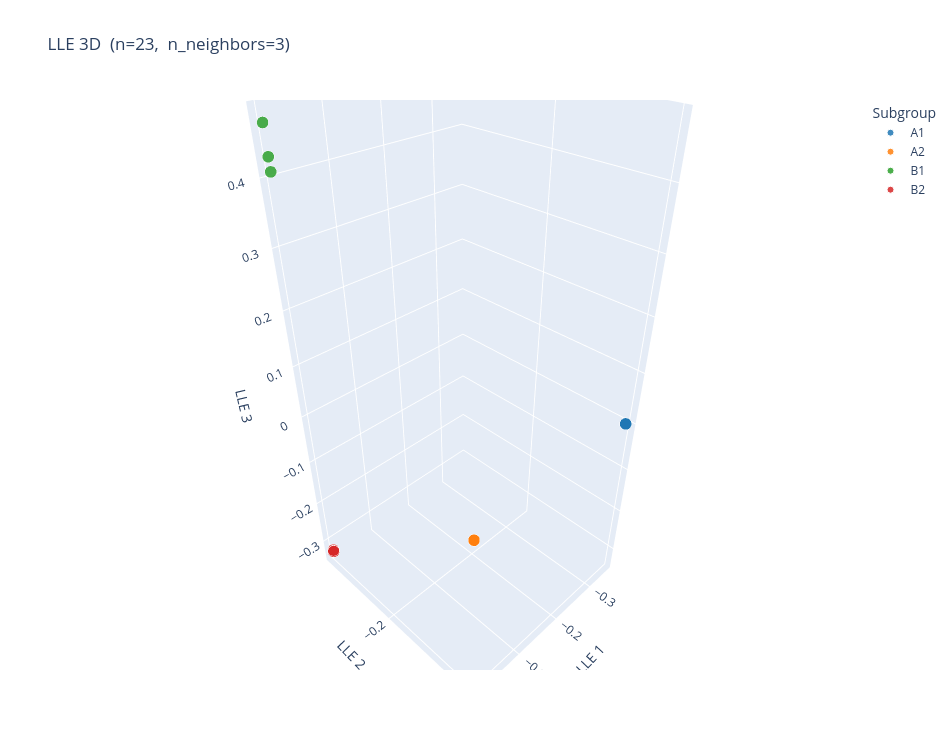

The notebook cell saved with this chart:
### Markdown cell above
#### LLE — 3D

Locally Linear Embedding preserves local geometry rather than global distances, complementing the t-SNE view. Drag to rotate.

### Code cell
plot_lle(embeddings, result, output_path=None)

### Figure 1 — Plotly figure (JSON) as saved in the notebook; plotly's stock layout.template omitted (floating-point values rounded to 4 significant figures)
{"data": [{"hovertemplate": "%{text}<extra>A1</extra>", "marker": {"color": "#1f77b4", "line": {"color": "white", "width": 1}, "opacity": 0.85, "size": 7}, "mode": "markers", "name": "A1", "text": ["images/A1/220622-225403-corn-HB-25000SBC-54e94639.png", "images/A1/220622-225403-corn-HB-25000SBC-af33e7ca.png", "images/A1/220622-225403-corn-HB-25000SBC-fda2adee.png", "images/A1/220622-225404-corn-HB-25000SBC-58235c1f.png", "images/A1/220622-225405-corn-HB-25000SBC-328a4c61.png", "images/A1/220622-225405-corn-HB-25000SBC-68fd040c.png", "images/A1/220622-225405-corn-HB-25000SBC-7a2bde6a.png", "images/A1/220622-225405-corn-HB-25000SBC-a45a936e.png"], "type": "scatter3d", "x": [-0.3536, -0.3536, -0.3536, -0.3536, -0.3536, -0.3536, -0.3536, -0.3536], "y": [0, 0, 0, 0, 0, 0, 0, 0], "z": [0, 0, 0, 0, 0, 0, 0, 0]}, {"hovertemplate": "%{text}<extra>A2</extra>", "marker": {"color": "#ff7f0e", "line": {"color": "white", "width": 1}, "opacity": 0.85, "size": 7}, "mode": "markers", "name": "A2", "text": ["images/A2/190627-090900-corn-nikon_d610-bded43cb.JPG", "images/A2/190627-090901-corn-nikon_d610-67679dac.JPG", "images/A2/190627-091105-corn-nikon_d610-8d6b86d0.JPG", "images/A2/190627-091202-corn-nikon_d610-b7725cb0.JPG", "images/A2/190627-090803-corn-nikon_d610-84e374af.JPG", "images/A2/190627-091502-corn-nikon_d610-ba4f7547.JPG", "images/A2/190627-091503-corn-nikon_d610-e2cc5642.JPG", "images/A2/190627-091801-corn-nikon_d610-94fd680b.JPG"], "type": "scatter3d", "x": [0, 0, 0, 0, 0, 0, 0, 0], "y": [0, 0, 0, 0, 0, 0, 0, 0], "z": [0, 0, 0, 0, 0, 0, 0, 0]}, {"hovertemplate": "%{text}<extra>B1</extra>", "marker": {"color": "#2ca02c", "line": {"color": "white", "width": 1}, "opacity": 0.85, "size": 7}, "mode": "markers", "name": "B1", "text": ["images/B1/220608-143001-soybeans-HB-25000SBC-37dc1b2c.png", "images/B1/220608-143001-soybeans-HB-25000SBC-754c6a11.png", "images/B1/220608-143001-soybeans-HB-25000SBC-8235f317.png"], "type": "scatter3d", "x": [0, 0, 0], "y": [-0.378, -0.378, -0.378], "z": [0.4283, 0.4711, 0.4086]}, {"hovertemplate": "%{text}<extra>B2</extra>", "marker": {"color": "#d62728", "line": {"color": "white", "width": 1}, "opacity": 0.85, "size": 7}, "mode": "markers", "name": "B2", "text": ["images/B2/210625-131202-soybeans-Anafi-fce5a850.JPG", "images/B2/210625-131205-soybeans-Anafi-8bc119e3.JPG", "images/B2/210625-131303-soybeans-Anafi-614a4aea.JPG", "images/B2/210625-131501-soybeans-Anafi-49b5fd6d.JPG"], "type": "scatter3d", "x": [0, 0, 0, 0], "y": [-0.378, -0.378, -0.378, -0.378], "z": [-0.3243, -0.328, -0.3275, -0.3282]}], "layout": {"height": 750, "legend": {"font": {"size": 12}, "title": {"text": "Subgroup"}}, "paper_bgcolor": "white", "scene": {"bgcolor": "white", "xaxis": {"title": {"text": "LLE 1"}}, "yaxis": {"title": {"text": "LLE 2"}}, "zaxis": {"title": {"text": "LLE 3"}}}, "title": {"font": {"size": 17}, "text": "LLE 3D  (n=23,  n_neighbors=3)"}, "width": 950}}
